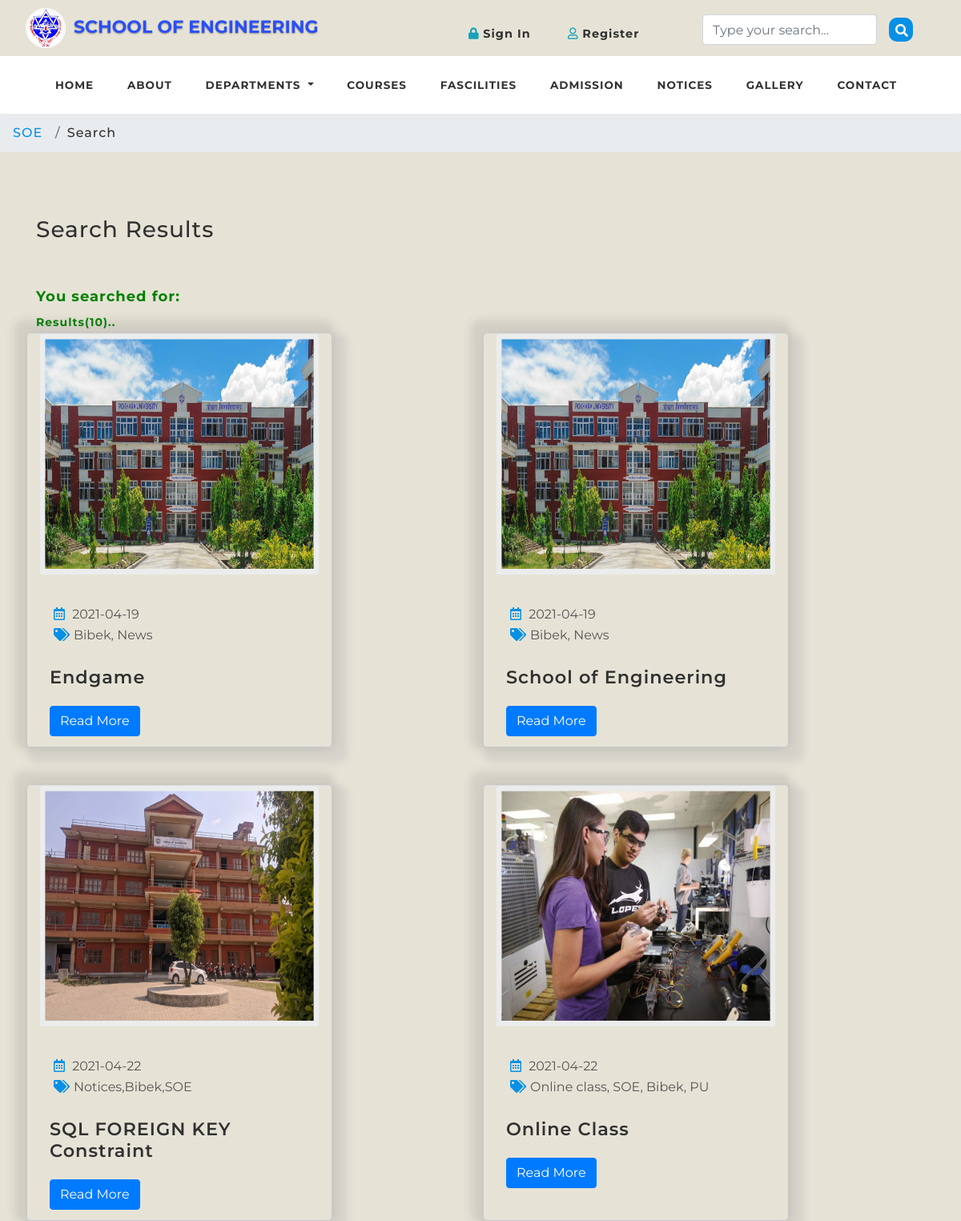
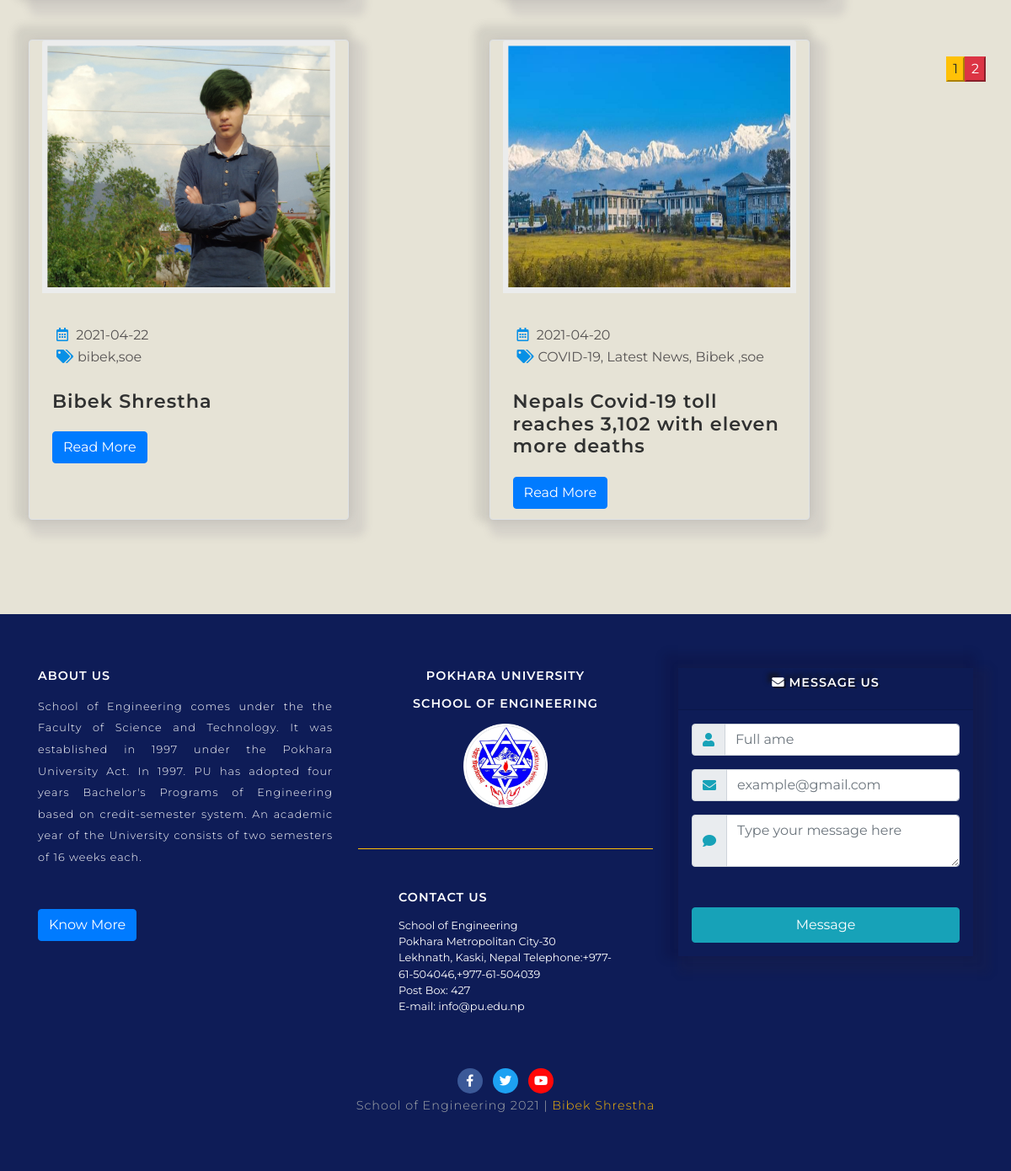
Screenshot of /search.php with the database file from the repository (2 pictures, top to bottom).
### tables this page shows
CREATE TABLE IF NOT EXISTS `blogs` (
  `id` int(10) UNSIGNED NOT NULL AUTO_INCREMENT,
  `title` varchar(190) NOT NULL,
  `tags` varchar(40) NOT NULL,
  `content` text NOT NULL,
  `photo` varchar(50) NOT NULL,
  `posted` varchar(40) NOT NULL,
  `date` date DEFAULT NULL,
  `author` varchar(40) DEFAULT NULL,
  `category` varchar(40) NOT NULL,
  PRIMARY KEY (`id`),
  KEY `category` (`category`)
);

### search.php (the view, shortened to what this page needs)
<?php
require_once('database/db.php');
?>
<!DOCTYPE html>
<html lang="zxx">
<head>
<link rel="stylesheet" href="https://cdnjs.cloudflare.com/ajax/libs/font-awesome/5.15.3/css/all.min.css" />
	<link rel="stylesheet" href="https://stackpath.bootstrapcdn.com/bootstrap/4.5.2/css/bootstrap.min.css">
	<link rel="stylesheet" href="css/bootstrap.css">
	<link rel="stylesheet" href="css/single.css">
	<link rel="stylesheet" href="css/jquery.desoslide.css">
	<link href="css/fontawesome-all.css" rel="stylesheet">
	<link rel="stylesheet" href="css/app.css">
</head>
<body>
	<?php include("header.php"); ?>
	<?php
	$search_keyword = '';
	$sql = 'SELECT * FROM blogs WHERE title LIKE :keyword OR content LIKE :keyword  OR tags LIKE :keyword OR author LIKE :keyword ORDER BY id DESC ';
	$per_page_html = '';
	$page = 1;
	$start = 0;
	$limit = " limit " . $start . "," . ROW_PER_PAGE;
	$pagination_statement = $pdo_conn->prepare($sql);
	$pagination_statement->bindValue(':keyword', '%' . $search_keyword . '%', PDO::PARAM_STR);
	$pagination_statement->execute();
	$row_count = $pagination_statement->rowCount();
	if (!empty($row_count)) {
		$per_page_html .= "<div style='text-align:center;margin:20px 0px;'>";
		$page_count = ceil($row_count / ROW_PER_PAGE);
		if ($page_count > 1) {
			for ($i = 1; $i <= $page_count; $i++) {
				if ($i == $page) {
					$per_page_html .= '<input type="submit" name="page" value="' . $i . '" class="btn-page current btn-warning" />';
				} else {
					$per_page_html .= '<input type="submit" name="page" value="' . $i . '" class="btn-page btn-danger" />';
				}
			}
		}
		$per_page_html .= "</div>";
	}
	$query = $sql . $limit;
	$pdo_statement = $pdo_conn->prepare($query);
	$pdo_statement->bindValue(':keyword', '%' . $search_keyword . '%', PDO::PARAM_STR);
	$pdo_statement->execute();
	$result = $pdo_statement->fetchAll();
	?>
	<ol class="breadcrumb">
		<li class="breadcrumb-item">
			<a href="index.php">SOE</a>
		</li>
		<li class="breadcrumb-item active">Search</li>
	</ol>
	<section class="main-content-w3layouts-agileits">
		<div class="container">
			<h3 class="tittle">Search Results</h3>
			<div class="inner-sec">
				<?php if ($row_count == 0) {
					echo "<p style='color:red;font-size:14px;font-weight:500'><b>sorry 😕... Your search for:  <u style=color:black;>$search_keyword</u>  is not found in our website.</b></p>";
				} else {
					echo "<p style='font-size:18px; color:green;font-weight:500'><b>You searched for:   <u style=color:black> $search_keyword</u>  </b></p>";
					echo "<p style='color:green;font-size:14px;font-weight:500'><b>Results($row_count)..</b></p>";
				}
				?>
				<div class="left-blog-info-w3layouts-agileits text-left">
					<div class="row ">
						<?php
						if (!empty($result)) {
							foreach ($result as $row) {
						?>
								<div class="col-lg-4  card soe-search-page-center mb-5 ml-1 border">
									<a href="single.php?id=<?php echo $row['id']; ?>">
										<img src="soeadmin/images/<?php echo $row['photo']; ?>" class="card-img-top img-fluid" alt="soe-posts" style="width: 480px;height: 300px">
									</a>
									<div class="card-body">
										<ul class="blog-icons my-4">
											<li>
												<a href="#">
													<i class="far fa-calendar-alt"></i> <?php echo $row['date']; ?></a>
											</li>
											<li class="mx-2">
											<li>
												<a href="#">
													<i class="fas fa-tags"></i><?php echo $row['tags']; ?></a>
											</li>
										</ul>
										<h5 class="card-title">
											<a href="single.php?id=<?php echo $row['id']; ?>"><?php echo $row['title']; ?></a>
										</h5>
										<a href="single.php?id=<?php echo $row['id']; ?>" class="btn btn-primary read-m">Read More</a>
									</div>
								</div>
						<?php
							}
						}
						?>
						<?php echo $per_page_html; ?>
					</div>
				</div>
			</div>
		</div>
	</section>
	<?php include("footer.php") ?>
</body>
</html>

### header.php (shortened to what this page needs)
<header class="header">
	<div class="top-bar_sub_w3layouts container-fluid">
		<div class="row top-nav-container">
			<div class="login-logo-container">
				<div class="col-md-4 logo text-left">
					<a id="school-of-eng-logo" class="navbar-brand" href="index.php">
						<img class="pu-logo" src="images/logo_pu.png" alt="pu_logo" style="max-width: 50px;">School of Engineering</a>
				</div>
				<div class="col-md-4 top-forms text-center mt-lg-3 mt-md-1 mt-0" style="display:flex;flex-direction:row;justify-content:center;">
					<span class="mx-lg-4 mx-md-2  mx-1">
						<a href="soeadmin/index.php" style="white-space: nowrap;">
							<i class="text-info fas fa-lock"></i> <strong>Sign In</strong></a>
					</span>
					<span>
						<a href="soeadmin/membership_signup.php" style="white-space: nowrap;">
							<i class="text-info far fa-user"></i> <strong>Register</strong></a>
					</span>
				</div>
			</div>
			<div class="lg-form-control-container">
				<form action="search.php" method="post" class="form-inline my-2 my-lg-0 search-large" name="form">
					<input class="form-control mr-sm-2" type="search" placeholder="Type your search..." required="yes" type="text" name="search[keyword]">
					<button class="btn btn1 my-2 my-sm-0" type="submit" name="submit"><i class="fas fa-search"></i></button>
				</form>
			</div>
		</div>
	</div>
	<div class="header_top" id="home">
		<nav id="navbar_top" class="px-5 navbar navbar-expand-lg navbar-light bg-light">
			<div class="collapse navbar-collapse" id="navbarSupportedContent">
				<ul class="navbar-nav mr-auto">
					<li class="nav-item">
						<a class="nav-link" id="home" href="index.php">Home</a>
					</li>
					<li class="nav-item">
						<a class="nav-link" id="about" href="about.php">About</a>
					</li>
					<li class="nav-item dropdown">
						<a id="departments" class="nav-link dropdown-toggle" href="departments.php" id="navbarDropdown" role="button" data-toggle="dropdown" aria-haspopup="true" aria-expanded="false">
							Departments
						</a>
					</li>
					<li class="nav-item">
						<a id="courses" class="nav-link" href="courses.php">Courses</a>
					</li>
					<li class="nav-item">
						<a id="fascilities" class="nav-link" href="fascilities.php">Fascilities</a>
					</li>
					<li class="nav-item">
						<a id="admission" class="nav-link" href="admission.php">Admission</a>
					</li>
					<li class="nav-item">
						<a id="notices" class="nav-link" href="notices.php">Notices</a>
					</li>
					<li class="nav-item">
						<a id="gallery" class="nav-link" href="gallery.php">Gallery</a>
					</li>
					<li class="nav-item">
						<a id="contact" class="nav-link" href="contact.php">Contact</a>
					</li>
				</ul>
			</div>
		</nav>
	</div>
</header>

### footer.php
<footer >
	<div class="container">
		<div class="row">
			<div class=" footer-about-us col-lg-4 footer-grid-agileits-w3ls text-left">
				<h3>About Us</h3>
				<p class="text-justify">School of Engineering comes under the the Faculty of Science and Technology. It was established in 1997 under the Pokhara University Act. In 1997. PU has adopted four years Bachelor's Programs of Engineering based on credit-semester system. An academic year of the University consists of two semesters of 16 weeks each.</p>
				<div class="read my-5">
					<a href="about.php" class="btn btn-primary read-m">Know More</a>
				</div>
			</div>
			<div class="col-lg-4 pu-main footer-grid-agileits-w3ls text-center">
				<h2>Pokhara University</h2>
				<h2 class="text-center">School of Engineering</h2>
				<div class=" text-center">
					<img src="images/logo_pu.png" alt="pu-logo" style="max-width: 100px;">
				</div>
				<div class="footer-contact-us px-5 my-5  border-top border-warning">
					<h2 class="mt-5 text-left ">Contact Us</h2>
					<ul class="text-white text-left">
						<li>School of Engineering</li>
						<li>Pokhara Metropolitan City-30</li>
						<li>Lekhnath, Kaski, Nepal Telephone:+977-61-504046,+977-61-504039</li>
						<li>Post Box: 427</li>
						<li>E-mail: info@pu.edu.np</li>
					</ul>
				</div>
			</div>
			<div class="email col-lg-4 footer-grid-agileits-w3ls text-center">
				<form class="message-us" action="mail.php" method="post">
					<div class="card bg-message-us-footer  rounded-0">
						<div class="card-header p-0">
							<div class=" text-white text-center py-2  ">
								<h3><i class="fa fa-envelope "></i> Message Us</h3>
							</div>
						</div>
						<div class="card-body p-3">
							<div class="form-group">
								<div class="input-group mb-2">
									<div class="input-group-prepend">
										<div class="input-group-text"><i class="fa fa-user text-info"></i></div>
									</div>
									<input type="text" class="form-control" id="full-name" name="full-name" placeholder="Full ame" required>
								</div>
							</div>
							<div class="form-group">
								<div class="input-group mb-2">
									<div class="input-group-prepend">
										<div class="input-group-text"><i class="fa fa-envelope text-info"></i></div>
									</div>
									<input type="email" class="form-control" id="email" name="email" placeholder="example@gmail.com" required>
								</div>
							</div>
							<div class="form-group">
								<div class="input-group mb-2">
									<div class="input-group-prepend">
										<div class="input-group-text"><i class="fa fa-comment text-info"></i></div>
									</div>
									<textarea class="form-control" placeholder="Type your message here" maxlength="500" required></textarea>
								</div>
							</div>
							<div class="text-center ">
								<input type="submit" value="Message" class=" mt-5 btn btn-info btn-block rounded-2 py-2">
							</div>
						</div>
					</div>
				</form>
			</div>
		</div>
		<div class="footer-cpy text-center">
			<div class="footer-social">
				<ul class="social_list1 mt-3">
					<li>
						<a href="#" class="facebook1 mx-2">
							<i class="fab fa-facebook-f"></i>
						</a>
					</li>
					<li>
						<a href="#" class="twitter2">
							<i class="fab fa-twitter"></i>
						</a>
					</li>
					<li>
						<a href="#" class="youtube mx-2">
							<i class="fab fa-youtube"></i>
						</a>
					</li>
				</ul>
			</div>
			<div class="w3layouts-agile-copyrightbottom ">
				<p> School of Engineering <?php $current = date("Y");
											print_r($current); ?> |
					<a href="https://bibekshrestha.info.np/">Bibek Shrestha</a>
				</p>
			</div>
		</div>
	</div>
</footer>

### css/single.css (style rules this page uses)
.card-body { padding: 12px; }
.card-header { padding: 0; color: #0e0f10; }

### rows the page displays
blogs: photo (picture), date "2021-04-19", tags "Bibek, News", title "Endgame"
blogs: photo (picture), date "2021-04-19", tags "Bibek, News", title "School of Engineering"
blogs: photo (picture), date "2021-04-22", tags "Notices,Bibek,SOE", title "SQL FOREIGN KEY Constraint"
blogs: photo (picture), date "2021-04-22", tags "Online class, SOE, Bibek, PU", title "Online Class"
blogs: photo (picture), date "2021-04-22", tags "bibek,soe", title "Bibek Shrestha"
blogs: photo (picture), date "2021-04-20", tags "COVID-19, Latest News, Bibek ,soe", title "Nepals Covid-19 toll reaches 3,102 with eleven more deaths"

### other values shown
$row_count "10"
